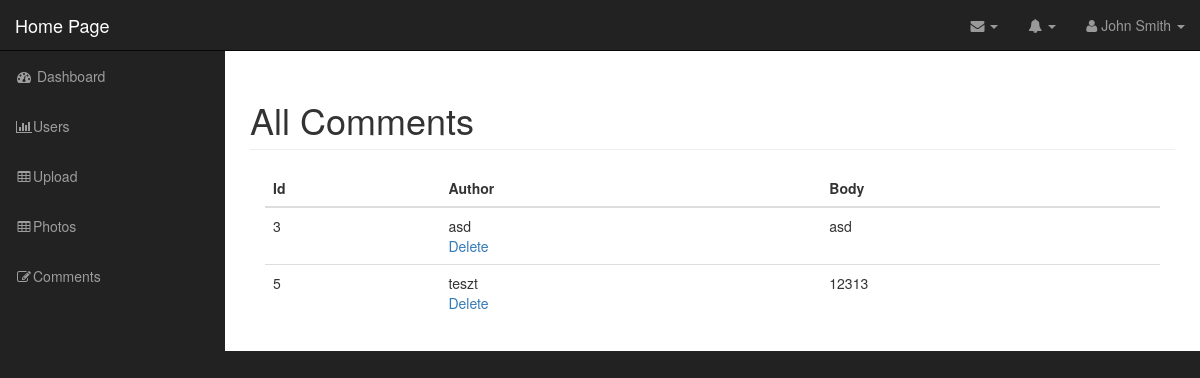
/admin/comments.php (signed in), run on the app's committed database.
### tables this page shows
CREATE TABLE `comments` (
  `id` int(11) NOT NULL,
  `photo_id` int(11) NOT NULL,
  `author` varchar(255) NOT NULL,
  `body` text NOT NULL
);

### admin/includes/database.php (called while the page is built, shortened)
<?php
class Database {
    public $connection;
    public function open_db_connection(){
    $this->connection = new mysqli(DB_HOST,DB_USER,DB_PASSWORD,DB_NAME);
    }
    public function query($sql){
        $result = $this->connection->query($sql);
            return $result;
    }
}
$database = new Database();
?>

### admin/includes/db_object.php (called while the page is built, shortened)
<?php
class Db_object {
	public static function find_all() {
		return static::find_by_query("SELECT * FROM " . static::$db_table . " ");
		}
	public static function find_by_query($sql) {
		global $database;
		$result_set = $database->query($sql);
		$the_object_array = array();
		while($row = mysqli_fetch_array($result_set)) {
		$the_object_array[] = static::instantation($row);
		}
		return $the_object_array;
		}
	public static function instantation($the_record){
		$the_object = new $calling_class;
		foreach ($the_record as $the_attribute => $value) {
		if($the_object->has_the_attribute($the_attribute)) {
			$the_object->$the_attribute = $value;
			}
		}
	    return $the_object;
	}
	private function has_the_attribute($the_attribute) {
		return property_exists($this, $the_attribute);
	}
}

### admin/comments.php (the view, shortened to what this page needs)
<?php include("includes/header.php"); ?>
<?php
$comments = Comment::find_all();
?>
<nav class="navbar navbar-inverse navbar-fixed-top" role="navigation">
    <?php include("includes/top_nav.php"); ?>
    <?php include("includes/side_nav.php"); ?>
</nav>
<div id="page-wrapper">
    <div class="container-fluid">
        <div class="row">
            <div class="col-lg-12">
                <h1 class="page-header">
                    All Comments
                </h1>
                <div class="col-md-12">
                    <table class="table table-hover">
                        <thead>
                            <tr>
                                <th>Id</th>
                                <th>Author</th>
                                <th>Body</th>
                            </tr>
                        </thead>
                        <tbody>
                            <?php foreach ($comments as $comment) : ?>
                                <tr>
                                    <td><?php echo $comment->id; ?></td>
                                    <td><?php echo $comment->author; ?>
                                        <div class="action_links">
                                            <a href="delete_comment.php?id=<?php echo $comment->id; ?>">Delete</a>
                                        </div>
                                    </td>
                                    <td><?php echo $comment->body; ?></td>
                                </tr>
                            <?php endforeach; ?>
                        </tbody>
                    </table>
                </div>
            </div>
        </div>
    </div>
</div>
<?php include("includes/footer.php"); ?>

### admin/css/sb-admin.css (style rules this page uses)
body { margin-top: 100px; background-color: #222; }
@media (min-width:768px) { body { margin-top: 50px; } }
#page-wrapper { width: 100%; padding: 0; background-color: #fff; }
@media (min-width:768px) { #page-wrapper { padding: 10px; } }

### data on the page
comments: id "3", author "asd", body "asd"
comments: id "5", author "teszt", body "12313"
